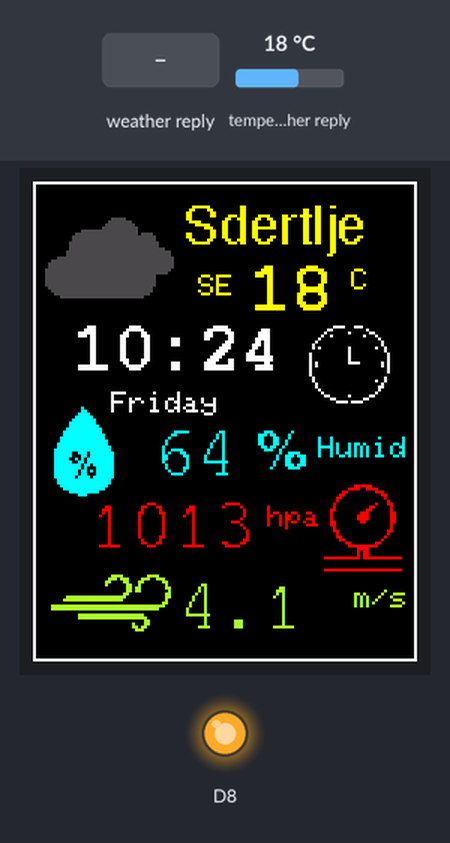
A program run on a simulated ESP8266 (NodeMCU). On the bench: 128×160 colour display, output pins drawn as LEDs (lit = HIGH). The test bench sets the inputs (shaded band); at power-on: temperature in the weather reply 18 °C. WiFi joins after 1.5 s; servers stay silent unless stated; network time is answered at once with the bench clock; the local clock reads 2024-03-15 10:24:30 at power-on unless the program sets it; web services answer with replies made up by the test bench; what the program prints to the serial monitor is not drawn.

Above: at 10.8 s.
10.9 s: weather in the web reply set to Clear
At 21.7 s:
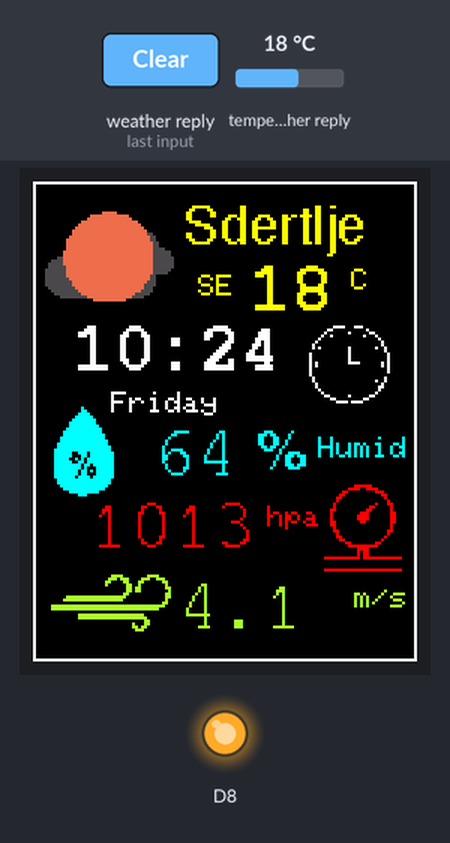
22.0 s: weather in the web reply set to Rain
At 32.0 s:
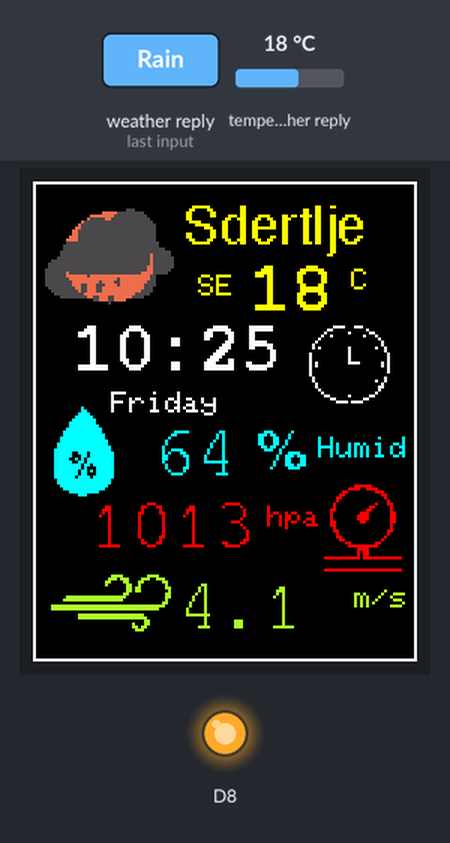
32.3 s: weather in the web reply set to Snow
At 41.8 s:
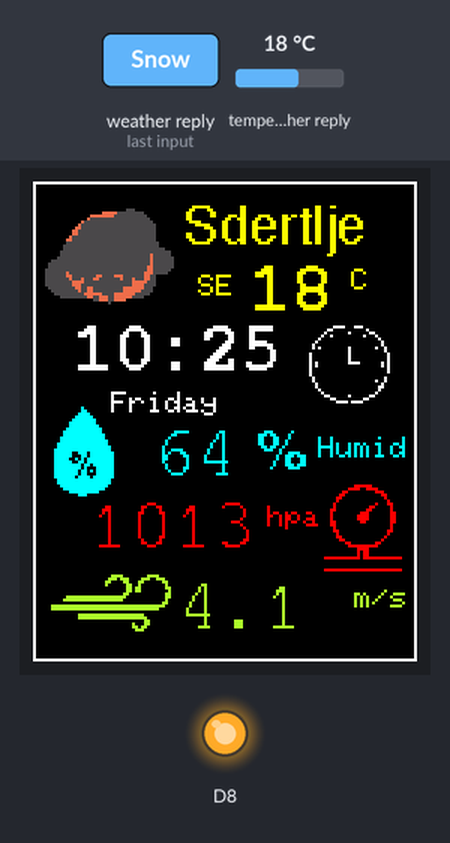
42.5 s: weather in the web reply set to Thunderstorm
At 52.1 s:
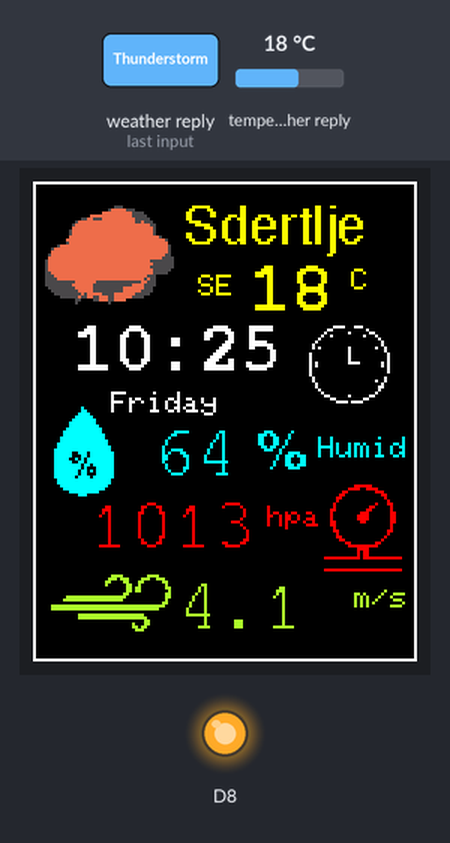
52.8 s: weather in the web reply set to Mist
At 61.9 s:
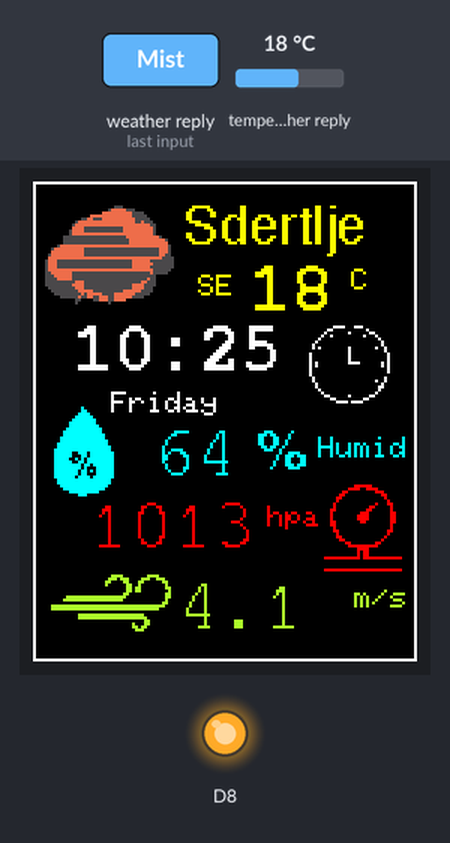
63.0 s: temperature in the weather reply set to -14 °C
At 72.9 s:
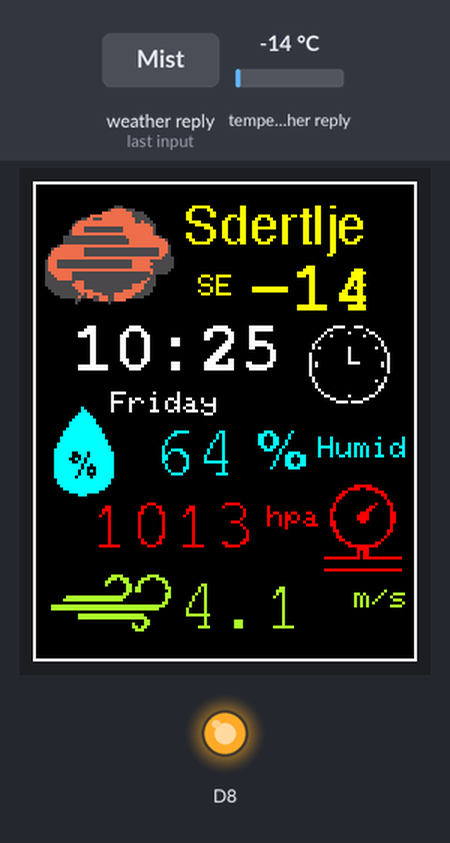
Timing chart, 0 to 74.4 s (numbered marks = the images above; inputs shaded):
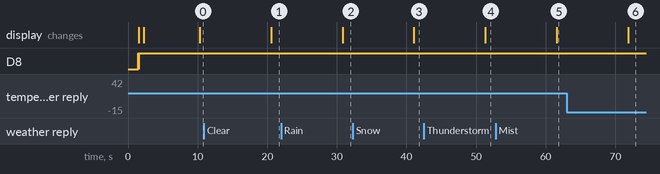

The program:

main.cpp
```cpp
// (licence header left out)
#include <Arduino.h>

#include <Adafruit_GFX.h>      // include Adafruit graphics library
#include <Adafruit_ST7735.h>   // include Adafruit ST7735 TFT library

#include <ESP8266WiFi.h>
#include <ESP8266HTTPClient.h>
#include <WiFiClient.h>
#include <Arduino_JSON.h>
#include <NTPClient.h>
#include <WiFiUdp.h>

#include <Fonts/FreeMonoBold12pt7b.h>
#include <Fonts/FreeMono12pt7b.h>
#include <Fonts/FreeSans9pt7b.h>
// #include <UnixTime.h>


// #include <rawBMP_arrays.h>
#include <weatherBitmaps.h>
#include <symbolBitmaps.h>
#include <weatherIcon_print.h>


#define TFT_RST		D4		// TFT RST	pin is connected to NodeMCU pin D4 (GPIO02)
#define TFT_CS		D3		// TFT CS	pin is connected to NodeMCU pin D3 (GPIO00)
#define TFT_DC		D2		// TFT DC	pin is connected to NodeMCU pin D2 (GPIO04)

Adafruit_ST7735 tft = Adafruit_ST7735(TFT_CS, TFT_DC, TFT_RST);
printOWM_icons owmIcon = printOWM_icons(&tft);

const char* ssid = "Telia-47118D";
const char* password = "0C94C28B5D";
String openWeatherMapApiKey = "7c28bdf205051aa2ce610d67d648c55c";

String city = "Södertälje"; //NOTE: Might need to ö. check later
String countryCode = "SE";
String latitude = "59.20";
String longitude = "17.62";

unsigned long lastTime = 0;
unsigned long timerDelay = 10000;
String jsonBuffer;

const long utcOffsetInSeconds = 7200;
char daysOfTheWeek[7][12] = {"Sunday", "Monday", "Tuesday", "Wednesday", "Thursday", "Friday", "Saturday"};
WiFiUDP ntpUDP;
WiFiClient client;
NTPClient timeClient(ntpUDP, "pool.ntp.org", utcOffsetInSeconds);

String httpGETRequest(const char* serverName);


void setup() {
	pinMode(D8, OUTPUT);
	digitalWrite(D8, LOW);
	Serial.begin(115200);

	WiFi.begin(ssid, password);
	Serial.println("Connecting");
	int blinkCount=0;
	while(WiFi.status() != WL_CONNECTED) {
		if(blinkCount==4) digitalWrite(D8, HIGH);
		delay(500);
		Serial.print(".");
		if(blinkCount==4) {
			digitalWrite(D8, LOW);
			blinkCount=0;
		}
		blinkCount++;
	}
	for(int i=0; i<3; i++) {
		digitalWrite(D8, HIGH);
		delay(10);
		digitalWrite(D8, LOW);
		delay(10);
	}
	digitalWrite(D8, HIGH);

	Serial.println("");
	Serial.print("Connected to WiFi network with IP Address: ");
	Serial.println(WiFi.localIP());

	Serial.println("Timer set to 10 seconds (timerDelay variable), it will take 10 seconds before publishing the first reading.");
	timeClient.begin();
	tft.initR(INITR_BLACKTAB);
	uint16_t time = millis();
	tft.fillScreen(ST7735_BLACK);
	time = millis() - time;

	delay(500);

	tft.fillScreen(ST7735_BLACK);
	//layout
	tft.drawFastHLine(0, 0, tft.width(), ST7735_WHITE);
	tft.drawFastHLine(1, 159, tft.width(), ST7735_WHITE);
	tft.drawFastVLine(0, 0, tft.height(), ST7735_WHITE);
	tft.drawFastVLine(127, 0, tft.height(), ST7735_WHITE);

	// tft.drawBitmap(0, 0, cloud, 45, 38, ST7735_YELLOW);
	// tft.drawBitmap(6, 5, cloud, 45, 38, ST7735_YELLOW);
	//delay(2000);
	tft.drawBitmap(90, 47, CLOCK, 30, 28, ST7735_WHITE);

	tft.drawBitmap(6, 75, humid, 22, 30, 0x07FF);
	tft.drawBitmap(95, 100, pressure, 30, 30, ST7735_RED);
	tft.drawBitmap(6, 131, windS, 40, 19, 0xAFE5);

	tft.setFont(&FreeSans9pt7b);
	tft.setTextColor(ST7735_YELLOW);
	tft.setCursor(50, 20);
	tft.setTextSize(1);
	tft.print(city);
	// tft.setFont(&FreeMono9pt7b);
	tft.setFont();
	tft.setTextSize(1);
	tft.setCursor(55, 31);
	tft.print(countryCode);

	tft.setCursor(100, 29);
	tft.print(" C");

	tft.setTextColor(0x07FF);
	tft.setFont(&FreeSans9pt7b);
	tft.setTextSize(1);
	tft.setCursor(74, 95);
	tft.print("%");
	tft.setFont();
	tft.setTextColor(0x07FF);
	tft.setCursor(95, 85);
	tft.setTextSize(1);
	tft.print("Humid");
	tft.setTextColor(0xAFE5);
	tft.setTextSize(1);
	tft.setCursor(107, 135);
	tft.print("m/s");
	tft.setTextColor(ST7735_RED);
	tft.setCursor(72, 108);
	tft.print(" hpa");
	configTime(0, 0, "0.se.pool.ntp.org");
	delay(1000);
}

int temp, pres, hum;
String wind;

void loop() {
	if((millis() - lastTime) > timerDelay) {
		if(WiFi.status()==WL_CONNECTED) {
			String serverPath = "http://api.openweathermap.org/data/2.5/weather?q="+city+","+countryCode+"&APPID="+openWeatherMapApiKey;

			jsonBuffer = httpGETRequest(serverPath.c_str());
			// Serial.println(jsonBuffer);
			JSONVar myObject = JSON.parse(jsonBuffer);
			if(JSON.typeof(myObject)=="undefined") {
				Serial.print("| Parsing input failed! ");
				return;
			}
			timeClient.update();
			String jsonString = JSON.stringify(myObject["main"]["temp"]);
			temp=jsonString.toInt();
			temp=(temp-273);
			jsonString = JSON.stringify(myObject["main"]["pressure"]);
			pres=jsonString.toInt();
			jsonString = JSON.stringify(myObject["main"]["humidity"]);
			hum=jsonString.toInt();
			jsonString = JSON.stringify(myObject["wind"]["speed"]);
			wind=jsonString;//.toInt();
			Serial.println();
			Serial.print("JSON object = ");
			Serial.println(myObject);
			Serial.print("Temperature: ");
			Serial.println(temp);
			Serial.print("Pressure: ");
			Serial.println(pres);
			Serial.print("Humidity: ");
			Serial.println(hum);
			Serial.print("Wind Speed: ");
			Serial.println(wind);

			tft.fillRect(14, 45, 68, 28, ST7735_BLACK);
			tft.fillRect(24, 70, 55, 10, ST7735_BLACK);
			tft.fillRect(73, 24, 25, 21, ST7735_BLACK);
			tft.fillRect(40, 80, 26, 21, ST7735_BLACK);
			tft.fillRect(20, 105, 55, 18, ST7735_BLACK);
			tft.fillRect(50, 130, 45, 19, ST7735_BLACK);

			owmIcon.printIcon(myObject["weather"][0]["icon"]);
			// owmIcon.printIcon("10d");

			tft.setTextColor(ST7735_YELLOW);
			tft.setFont(&FreeMonoBold12pt7b);
			tft.setTextSize(1);
			tft.setCursor(72, 42);
			if(temp!=-273) tft.print(temp);
			// tft.setFont();
			tft.setTextColor(ST7735_WHITE);
			tft.setCursor(13, 62);
			// tft.setTextSize(1);
			int minutes = timeClient.getMinutes();
			tft.print(timeClient.getHours());
			tft.print(":");
			if(minutes<10) {
				tft.print(0);
				tft.print(minutes);
			}
			else tft.print(timeClient.getMinutes());
			tft.setFont();
			tft.setTextSize(1);
			tft.setCursor(26, 70);
			tft.print(daysOfTheWeek[timeClient.getDay()]);
			tft.setTextColor(0x07FF);
			tft.setFont(&FreeMono12pt7b);
			tft.setTextSize(1);
			tft.setCursor(40, 97);
			tft.print(hum);
			tft.setTextColor(ST7735_RED);
			tft.setCursor(18, 121);
			tft.print(pres);

			tft.setTextColor(0xAFE5);
			tft.setCursor(48, 148);
			tft.print(wind);
		}
		else {
			Serial.println("WiFi Disconnected");
		}
		lastTime = millis();
	}
}

String httpGETRequest(const char* serverName) {
	HTTPClient http;
	http.begin(client, serverName);
	int httpResponseCode = http.GET();
	String payload = "{}";

	if(httpResponseCode>0) {
		Serial.print("HTTP Response code: ");
		Serial.println(httpResponseCode);
		payload = http.getString();
	}
	else {
		Serial.print("Error code: ");
		Serial.println(httpResponseCode);
	}
	http.end();

	return payload;
}
```

symbolBitmaps.h
```cpp
#pragma once
#ifndef H_WEATH_STAT_SYMB
#define H_WEATH_STAT_SYMB


const unsigned char cloud[] PROGMEM = {
	B00000000,B00000000,B00000000,B00000000,B00000000,B00000000,
	B00000000,B00000011,B00000000,B00000000,B00000000,B00000000,
	B00000000,B00000011,B00000000,B00000000,B00000000,B00000000,
	B00000000,B11000011,B00000110,B00000000,B00000000,B00000000,
	B00000000,B11000011,B00001110,B00000000,B00000000,B00000000,
	B00000000,B01100011,B00001100,B00000000,B00000000,B00000000,
	B00000000,B01100011,B00011000,B00000000,B00000000,B00000000,
	B00010000,B00111111,B11111000,B00000000,B00000000,B00000000,
	B00111100,B00111111,B11110000,B01110000,B00000000,B00000000,
	B00001110,B01111111,B11111101,B11100000,B00000000,B00000000,
	B00000111,B11111000,B00111111,B10000000,B00000000,B00000000,
	B00000001,B11110000,B00011110,B00000000,B00000000,B00000000,
	B00000001,B11100000,B00001000,B01111111,B10000000,B00000000,
	B00000001,B11000000,B00000001,B11111111,B11100000,B00000000,
	B01111111,B11000000,B00000011,B11111111,B11110000,B00000000,
	B01111111,B11000000,B00000111,B11000000,B11111000,B00000000,
	B00000001,B11000000,B00001111,B00000000,B01111100,B00000000,
	B00000001,B11100001,B11111111,B00000000,B00111100,B00000000,
	B00000001,B11100111,B11111110,B00000000,B00011110,B00000000,
	B00000111,B10001111,B11111100,B00000000,B00011110,B00000000,
	B00001110,B00001111,B00000100,B00000000,B00001110,B00000000,
	B00111000,B00011110,B00000000,B00000000,B00001111,B10000000,
	B00000000,B00011100,B00000000,B00000000,B00001111,B11000000,
	B00000000,B01111100,B00000000,B00000000,B00000111,B11100000,
	B00000011,B11111100,B00000000,B00000000,B00000001,B11100000,
	B00000111,B11111100,B00000000,B00000000,B00000000,B11110000,
	B00001111,B11111100,B00000000,B00000000,B00000000,B01110000,
	B00001111,B00000000,B00000000,B00000000,B00000000,B01110000,
	B00001110,B00000000,B00000000,B00000000,B00000000,B01110000,
	B00011110,B00000000,B00000000,B00000000,B00000000,B01110000,
	B00011110,B00000000,B00000000,B00000000,B00000000,B11110000,
	B00001110,B00000000,B00000000,B00000000,B00000000,B11110000,
	B00001111,B00000000,B00000000,B00000000,B00000011,B11100000,
	B00001111,B11111111,B11111111,B11111111,B11111111,B11000000,
	B00000111,B11111111,B11111111,B11111111,B11111111,B10000000,
	B00000001,B11111111,B11111111,B11111111,B11111111,B00000000,
	B00000000,B00000000,B00000000,B00000000,B00000000,B00000000,
	B00000000,B00000000,B00000000,B00000000,B00000000,B00000000
};
const unsigned char CLOCK[] PROGMEM = {
	B00000000,B00000000,B00000000,B00000000,
	B00000000,B00111100,B01110000,B00000000,
	B00000000,B11000000,B00000100,B00000000,
	B00000001,B00000001,B00000011,B00000000,
	B00000010,B01000000,B00001000,B10000000,
	B00000100,B00000000,B00000000,B01000000,
	B00001000,B00000000,B00000000,B00100000,
	B00010000,B00000000,B00000000,B00100000,
	B00010100,B00000001,B00000000,B10010000,
	B00000000,B00000001,B00000000,B00010000,
	B00100000,B00000001,B00000000,B00001000,
	B00100000,B00000001,B00000000,B00001000,
	B00100000,B00000001,B00000000,B00001000,
	B00101000,B00000001,B11100000,B00101000,
	B00101000,B00000000,B00000000,B00101000,
	B00100000,B00000000,B00000000,B00001000,
	B00100000,B00000000,B00000000,B00001000,
	B00100000,B00000000,B00000000,B00000000,
	B00010000,B00000000,B00000000,B00010000,
	B00010000,B00000000,B00000000,B10010000,
	B00001000,B00000000,B00000000,B00100000,
	B00001000,B00000000,B00000000,B01100000,
	B00000100,B00000000,B00000000,B01000000,
	B00000010,B00000000,B00000000,B10000000,
	B00000001,B10000001,B00000011,B00000000,
	B00000000,B01100000,B00001100,B00000000,
	B00000000,B00011110,B11110000,B00000000,
	B00000000,B00000000,B00000000,B00000000
};
const unsigned char humid[] PROGMEM = {
	B00000000,B00100000,B00000000,
	B00000000,B00110000,B00000000,
	B00000000,B01111000,B00000000,
	B00000000,B11111100,B00000000,
	B00000001,B11111110,B00000000,
	B00000011,B11111110,B00000000,
	B00000011,B11111111,B00000000,
	B00000111,B11111111,B10000000,
	B00001111,B11111111,B10000000,
	B00001111,B11111111,B11000000,
	B00011111,B11111111,B11000000,
	B00011111,B11111111,B11100000,
	B00111111,B11111111,B11100000,
	B00111111,B11111111,B11110000,
	B01111111,B11111111,B11110000,
	B01111110,B01110111,B11111000,
	B01111110,B00110111,B11111000,
	B01111100,B10101111,B11111000,
	B01111110,B01101111,B11111000,
	B01111111,B11011011,B11111000,
	B01111111,B11010001,B11111000,
	B01111111,B10110101,B11111000,
	B01111111,B10110001,B11111000,
	B01111111,B01111011,B11111000,
	B00111111,B11111111,B11110000,
	B00111111,B11111111,B11110000,
	B00011111,B11111111,B11100000,
	B00001111,B11111111,B11000000,
	B00000011,B11111111,B00000000,
	B00000000,B01110000,B00000000
};
const unsigned char pressure[] PROGMEM = {
	B00000000,B00000000,B00000000,B00000000,
	B00000000,B00001111,B11000000,B00000000,
	B00000000,B00111100,B11110000,B00000000,
	B00000000,B11000000,B00011100,B00000000,
	B00000001,B10000000,B00000110,B00000000,
	B00000011,B00000000,B00000010,B00000000,
	B00000010,B00000000,B00000001,B00000000,
	B00000100,B00000000,B00010001,B10000000,
	B00000100,B00000000,B01100000,B10000000,
	B00001100,B00000000,B11000000,B10000000,
	B00001000,B00000011,B10000000,B11000000,
	B00001000,B00000111,B10000000,B11000000,
	B00001000,B00000111,B10000000,B11000000,
	B00001100,B00000011,B00000000,B11000000,
	B00001100,B00000000,B00000000,B10000000,
	B00000100,B00000000,B00000000,B10000000,
	B00000110,B00000000,B00000001,B10000000,
	B00000010,B00000000,B00000001,B00000000,
	B00000011,B00000000,B00000010,B00000000,
	B00000001,B10000000,B00000100,B00000000,
	B00000000,B01100000,B00011000,B00000000,
	B00000000,B00111111,B11110000,B00000000,
	B00000000,B00000111,B10000000,B00000000,
	B00000000,B00000101,B10000000,B00000000,
	B00000000,B00000101,B10000000,B00000000,
	B00111111,B11111101,B11111111,B11110000,
	B00000000,B00000000,B00000000,B00000000,
	B00000000,B00000000,B00000000,B00000000,
	B00000000,B00000000,B00000000,B00000000,
	B00111111,B11111111,B11111111,B11110000
};
const unsigned char windS[] PROGMEM = {
	B00000000,B00000000,B00001111,B00000000,B11110000,
	B00000000,B00000000,B00011101,B11000011,B10011100,
	B00000000,B00000000,B00110000,B11000110,B00000110,
	B00000000,B00000000,B00100000,B01100100,B00000010,
	B00000000,B00000000,B00000000,B01101100,B00000011,
	B00000000,B00000000,B00000000,B01101100,B00000001,
	B00000000,B00000000,B00000000,B11000000,B00000011,
	B00000111,B11111111,B11111111,B10000000,B00000011,
	B00001111,B11111111,B11111111,B00000000,B00000010,
	B00000000,B00000000,B00000000,B00000000,B00000110,
	B11111111,B11111111,B11111111,B11111111,B11111100,
	B11111111,B11111111,B11111111,B11111111,B11110000,
	B00000000,B00000000,B00000000,B00000000,B00000000,
	B00000000,B01111111,B11111111,B11111110,B00000000,
	B00000000,B01111111,B11111111,B11111111,B00000000,
	B00000000,B00000000,B00000000,B00000001,B10000000,
	B00000000,B00000000,B00000000,B00010001,B10000000,
	B00000000,B00000000,B00000000,B00011011,B00000000,
	B00000000,B00000000,B00000000,B00001110,B00000000
};


#endif
```

Source omitted: eatherBitmaps.h (data table, 8921 bytes)

Measured:
- after the input at 10.9 s, the display: changes after 9.7 s (image 1)
- after the input at 22.0 s, the display: changes after 8.8 s (image 2)
- after the input at 32.3 s, the display: changes after 8.8 s (image 3)
- after the input at 42.5 s, the display: changes after 8.8 s (image 4)
- after the input at 52.8 s, the display: changes after 8.8 s (image 5)
- after the input at 63.0 s, the display: changes after 8.9 s (image 6)
